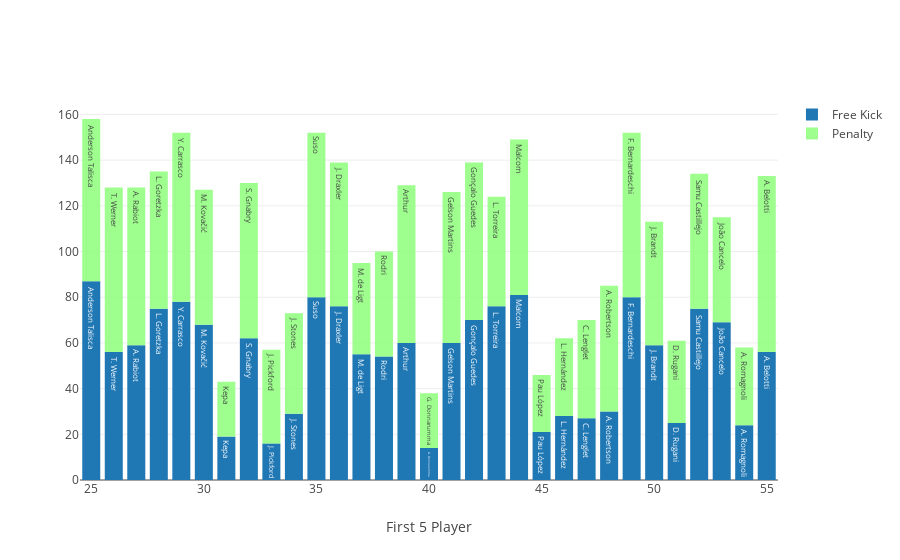

Notebook code cell kept with this figure:
### Markdown cell above
** You also want players to have unique skills like scoring Penalties and Free Kicks**

We can compare some of the top young players's skill . If you find defensive players with good penalty and free kick skills, then its a certain buy!

### Code cell
d_frame1 = d_frame.iloc[24:55,:]
#Create trace1
trace1= {
    'x': d_frame1.array,
    'y': d_frame1.FKAccuracy,
    'name': 'Free Kick',
    'type': 'bar',
    'text': d_frame1.Name
};
#Create trace2
trace2= {
    'x': d_frame1.array,
    'y': d_frame1.Penalties,
    'name': 'Penalty',
    'type': 'bar',
    'text': d_frame1.Name,
    'marker': dict(color= 'rgba(148, 255, 130,0.9)'),
};
data= [trace1, trace2]
layout= {
    'xaxis': {'title':'First 5 Player'},
    'barmode': 'relative',
  
};
fig = go.Figure(data=data, layout=layout)
iplot(fig)

### Figure 1 — Plotly figure (JSON) as saved in the notebook; plotly's stock layout.template omitted (floating-point values rounded to 4 significant figures)
{"data": [{"name": "Free Kick", "text": ["Anderson Talisca", "T. Werner", "A. Rabiot", "L. Goretzka", "Y. Carrasco", "M. Kovačić", "Kepa", "S. Gnabry", "J. Pickford", "J. Stones", "Suso", "J. Draxler", "M. de Ligt", "Rodri", "Arthur", "G. Donnarumma", "Gelson Martins", "Gonçalo Guedes", "L. Torreira", "Malcom", "Pau López", "L. Hernández", "C. Lenglet", "A. Robertson", "F. Bernardeschi", "J. Brandt", "D. Rugani", "Samu Castillejo", "João Cancelo", "A. Romagnoli", "A. Belotti"], "type": "bar", "uid": "5a7f5d0b-faaf-4ab0-b264-1e16b3e70e1e", "x": [25, 26, 27, 28, 29, 30, 31, 32, 33, 34, 35, 36, 37, 38, 39, 40, 41, 42, 43, 44, 45, 46, 47, 48, 49, 50, 51, 52, 53, 54, 55], "y": [87, 56, 59, 75, 78, 68, 19, 62, 16, 29, 80, 76, 55, 54, 60, 14, 60, 70, 76, 81, 21, 28, 27, 30, 80, 59, 25, 75, 69, 24, 56]}, {"marker": {"color": "rgba(148, 255, 130,0.9)"}, "name": "Penalty", "text": ["Anderson Talisca", "T. Werner", "A. Rabiot", "L. Goretzka", "Y. Carrasco", "M. Kovačić", "Kepa", "S. Gnabry", "J. Pickford", "J. Stones", "Suso", "J. Draxler", "M. de Ligt", "Rodri", "Arthur", "G. Donnarumma", "Gelson Martins", "Gonçalo Guedes", "L. Torreira", "Malcom", "Pau López", "L. Hernández", "C. Lenglet", "A. Robertson", "F. Bernardeschi", "J. Brandt", "D. Rugani", "Samu Castillejo", "João Cancelo", "A. Romagnoli", "A. Belotti"], "type": "bar", "uid": "db417c1f-af9f-4182-a337-62d8cd6a7a4b", "x": [25, 26, 27, 28, 29, 30, 31, 32, 33, 34, 35, 36, 37, 38, 39, 40, 41, 42, 43, 44, 45, 46, 47, 48, 49, 50, 51, 52, 53, 54, 55], "y": [71, 72, 69, 60, 74, 59, 24, 68, 41, 44, 72, 63, 40, 46, 69, 24, 66, 69, 48, 68, 25, 34, 43, 55, 72, 54, 36, 59, 46, 34, 77]}], "layout": {"barmode": "relative", "xaxis": {"title": {"text": "First 5 Player"}}}}
